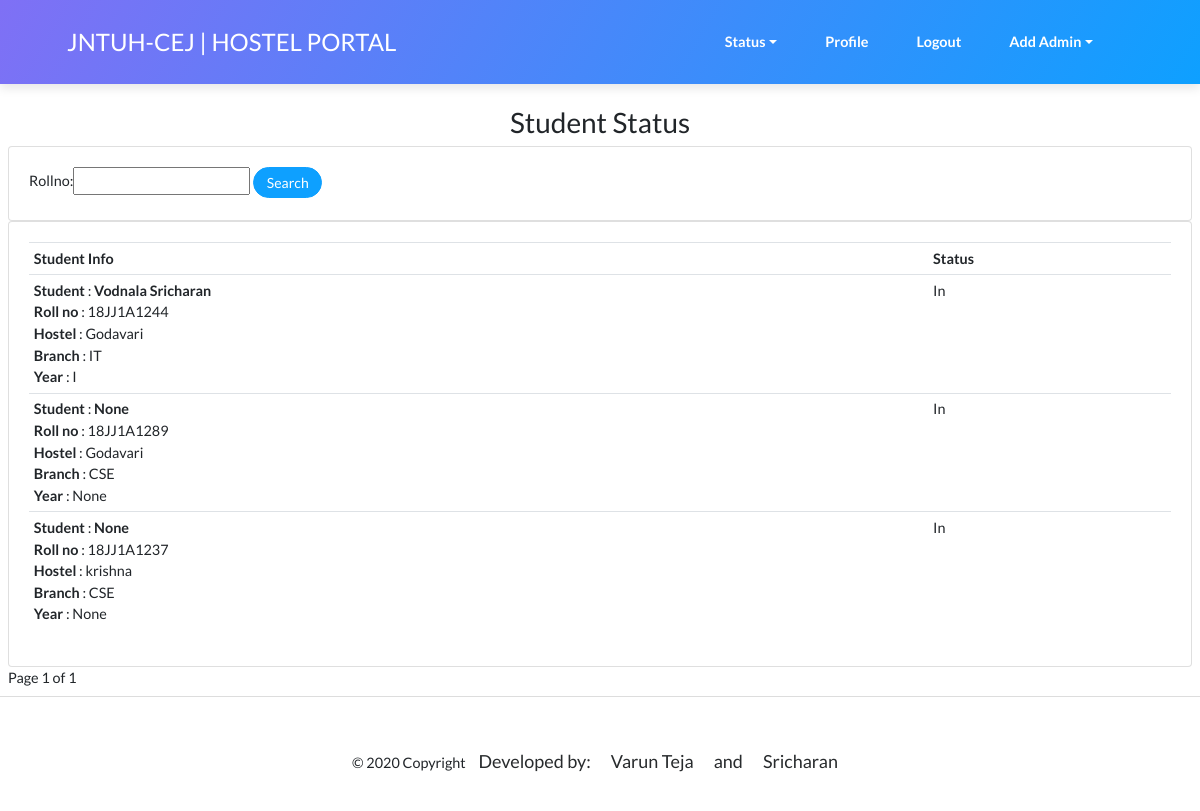
/HM_student_status/ (signed in), run on the app's committed database.
### Home/models.py (models this page shows, shortened)
class Student(models.Model):
    HNAMES = (
        ('Godavari','Godavari Boys Hostel'),
        ('krishna','Krishna Boys Hostel'),
        ('sharadha','Sharadha Girls Hostel'),
        ('saraswathi','Saraswathi Girls Hostel'),
    )
    BRANCHES=(
        ('CSE','CSE'),
        ('IT','IT'),
        ('EEE','EEE'),
        ('MECH','MECH'),
        ('ECE','ECE'),
    )
    STD_STATUS=(
        ('In','Inside Hostel'),
        ('Out','Outside Hostel'),
    )
    YEAR=(
        ('I','I'),
        ('II','II'),
        ('III','III'),
        ('IV','IV'),
        ('I-M.tech','I-M.tech'),
        ('II-M.tech', 'II-M.tech'),
    )
    user = models.OneToOneField(User, null=True, blank=True, on_delete=models.CASCADE)
    name = models.CharField(max_length=200, null=True)
    email = models.CharField(max_length=200, null=True,validators=[validate_email])
    branch = models.CharField(max_length=200, null=True,choices=BRANCHES)
    year= models.CharField(max_length=200,null=True,choices=YEAR)
    hostel = models.CharField(max_length=200, null=True,choices=HNAMES)
    rollno = models.CharField(max_length=200,primary_key=True)
    father_name = models.CharField(max_length=200, null=True)
    father_mobile_no = models.CharField(max_length=200, null=True)
    mobile_no = models.CharField(max_length=200, null=True)
    address = models.CharField(max_length=500, null=True,default='Specify correct address')
    date_created = models.DateTimeField(auto_now_add=True, null=True)
    profile_pic= models.ImageField(null=True,default='default.png',validators=[validate_image],upload_to='profilepics')
    student_status=models.CharField(max_length=200,null=True,choices=STD_STATUS,default='In')

### Home/decorators.py (the view)
		def wrapper_func(request, *args, **kwargs):
			group = None
			if request.user.groups.exists():
				group = request.user.groups.all()[0].name
			if group in allowed_roles:
				return view_func(request, *args, **kwargs)
			else:
				return HttpResponse('You are not authorized to view this page')

### Home/views.py (called while the page is built)
@allowed_users(allowed_roles=['HM'])
def hmknowstudentstatus(request):
    HM = Staff.objects.get(user=request.user)
    students=Student.objects.all()
    myFilter = knowstudentstatusFilter(request.GET, queryset=students)
    students = myFilter.qs
    paginator = Paginator(students, 10)
    page_request_var = "page"
    page = request.GET.get(page_request_var)
    try:
        students = paginator.page(page)
    except PageNotAnInteger:
        students = paginator.page(1)
    except EmptyPage:
        students = paginator.page(paginator.num_pages)
    context={'HM':HM,'students': students,'myFilter':myFilter}
    return render(request,'Home/hmstudentstatus.html',context)

### Home/templates/Home/hmstudentstatus.html (shortened to what this page needs)
{% extends 'Home/HMbase.html' %}
{% load static %}
{% block content %}
<div style="margin : 8px ">
<div class="">
	<h3>Student Status</h3>
	<div class="card card-body">
         <form method="get">             {{myFilter.form}}
          <button class="btn btn-sm btn-primary" type="submit">Search</button>         </form>
      </div>
		<div class="card card-body">
			<table class="table table-sm">
				<tr>
					<th>Student Info</th>
                    <th>Status</th>
				</tr>
				{% for student in students %}
					<tr>
						<td><strong>Student</strong> : <strong>{{ student.name }}</strong><br/>
						<strong>Roll no</strong> : {{ student.rollno }}<br/>
                            <strong>Hostel</strong> : {{ student.hostel }}<br/>
							<strong>Branch</strong> : {{ student.branch }}<br/>
							<strong>Year</strong> : {{ student.year }}<br/>
                        </td>
                        <td>{{ student.student_status }}</td>
					</tr>
				{% endfor %}
			</table>
		</div>
	<div class="pagination" >
		<span class="step-links" align="center">
			<span class="current">
				Page {{ students.number }} of {{ students.paginator.num_pages }}
			</span>
		</span>
	</div>
	</div>
</div>
{% endblock content %}

### data on the page
Student: name "Vodnala Sricharan", rollno "18JJ1A1244", hostel "Godavari", branch "IT", year "I", student_status "In"
Student: name "None", rollno "18JJ1A1289", hostel "Godavari", branch "CSE", year "None", student_status "In"
Student: name "None", rollno "18JJ1A1237", hostel "krishna", branch "CSE", year "None", student_status "In"

### other printed values
{{ students.number }} "1"
{{ students.paginator.num_pages }} "1"
